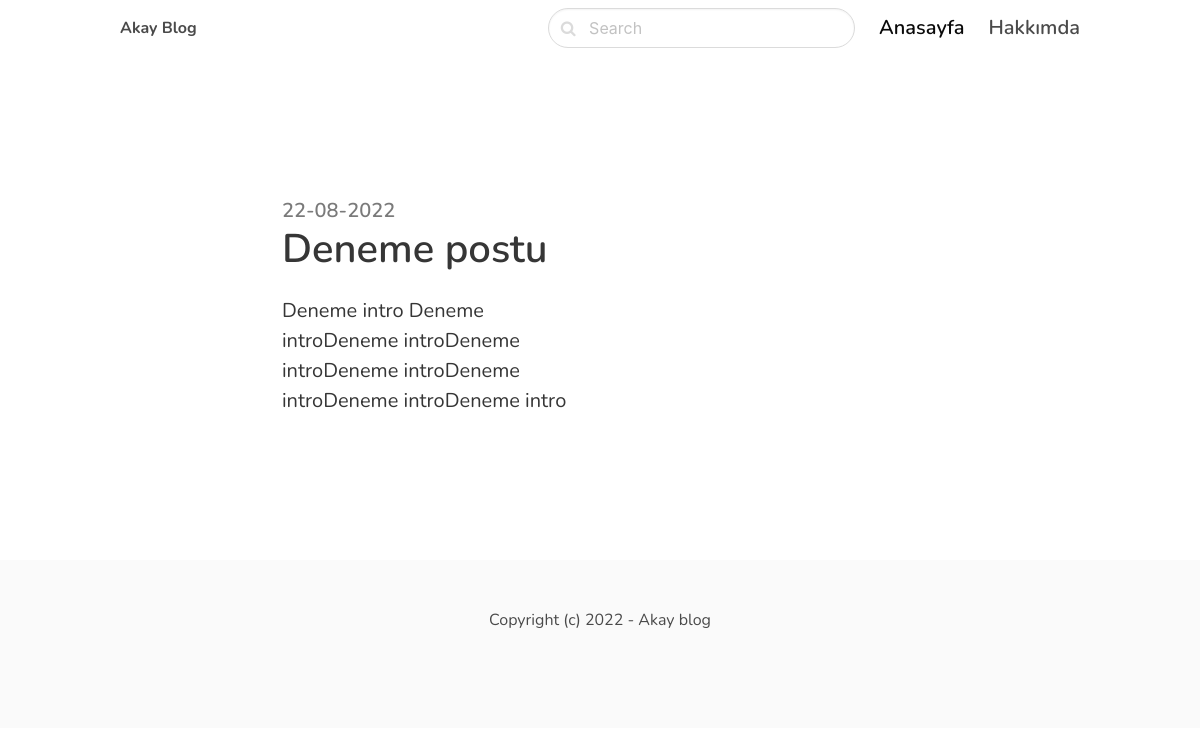
Before: /django/ with the older database file.
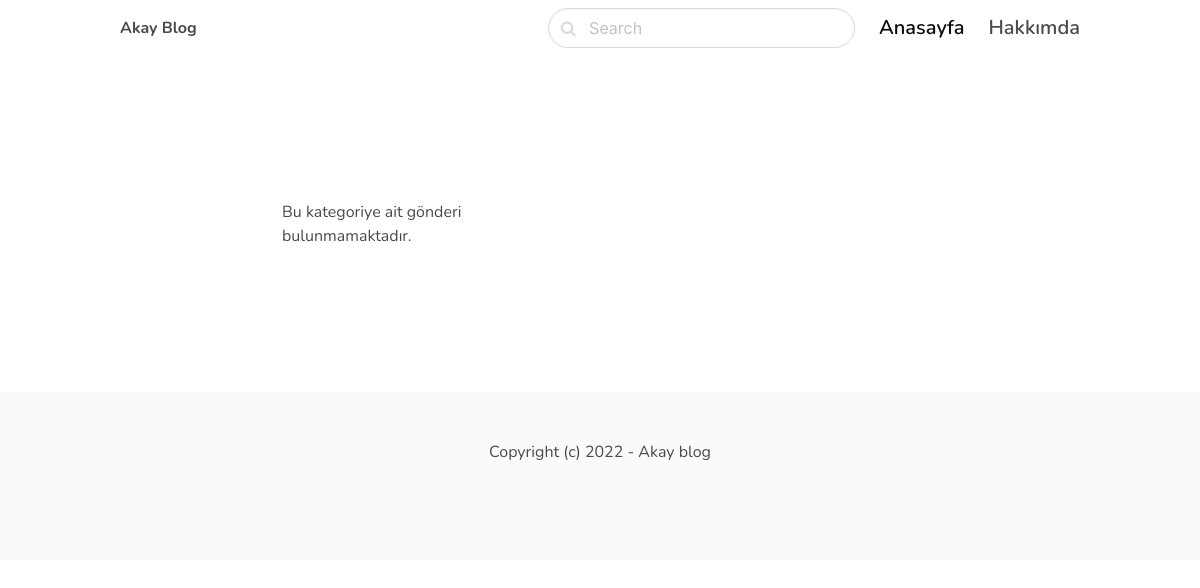
After: the same page with the newer database file.
### blog/models.py (models this page shows, shortened)
class Post(models.Model):
    ACTIVE = 'active'
    DRAFT = 'draft'
    CHOICES_STATUS = (
        (ACTIVE, 'Active'),
        (DRAFT, 'Draft')
    )
    category = models.ForeignKey(Category, related_name='posts', on_delete=models.CASCADE)
    title = models.CharField(max_length=255)
    slug = models.SlugField()
    intro = models.TextField()
    body = models.TextField()
    created_at = models.DateTimeField(auto_now_add=True)
    status = models.CharField(max_length=10, choices=CHOICES_STATUS, default=ACTIVE)
    image = models.ImageField(upload_to='uploads/', blank=True, null=True)
    class Meta:
        ordering = ('-created_at',)

### blog/views.py (the view)
# urls.py: path('<slug:slug>/', views.category, name='category_detail'),
def category(request, slug):
    category = get_object_or_404(Category, slug=slug)
    posts = category.posts.filter(status=Post.ACTIVE)
    return render(request, 'blog/category.html', {'category': category, 'posts': posts})

### blog/templates/blog/category.html (shortened to what this page needs)
{% extends 'core/base.html' %}
{% block content %}
    <section class="hero ">
        <div class="hero-body">
            <div class="container">
                <section class="section">
                    <div class="columns">
                        <div class="column is-5 is-offset-1 ">
                            {% for post in posts %}
                                <div class="content is-medium">
                                    <a href="{% url 'post_detail' post.category.slug post.slug %}">
                                        <h2 class="subtitle is-5 has-text-grey">{{ post.created_at|date:'d-m-Y'}}</h2>
                                        <h1 class="title">{{ post.title }}</h1>
                                        <p class="has-text-dark">{{ post.intro }}</p>
                                    </a>
                                </div>
                            {% empty %}
                                <div class="content">
                                    <p>Bu kategoriye ait gönderi bulunmamaktadır.</p>
                                </div>
                            {% endfor %}
                        </div>
                    </div>
                </section>
            </div>
        </div>
    </section>
{% endblock %}

Changed rows visible on the page:
no longer on this page (row edited): Post: created_at "22-08-2022", title "Deneme postu", intro "Deneme intro Deneme introDeneme introDeneme introDeneme introDeneme introDeneme introDeneme intro"
Other visible differences:
text now shown: "Bu kategoriye ait gönderi bulunmamaktadır."
